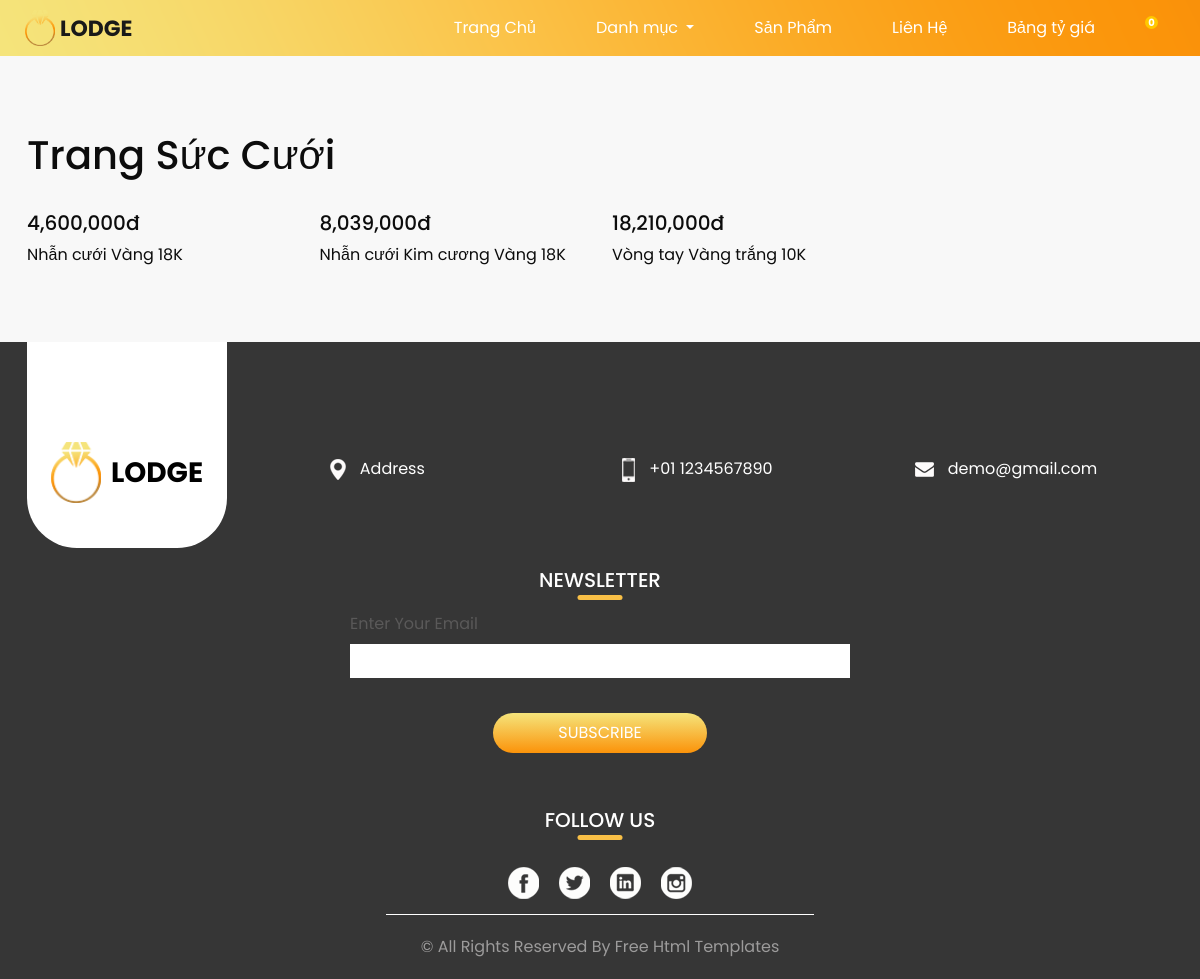
Screenshot of /category.php?Ma_DM=1 with the database file from the repository.
### tables this page shows
CREATE TABLE `danhmuc` (
  `Ma_DM` int(11) NOT NULL,
  `Ten_DM` varchar(20) NOT NULL,
  `HinhAnh_DM` varchar(100) DEFAULT NULL,
  `PARENT` int(11) DEFAULT NULL
);

CREATE TABLE `don_gia` (
  `id_gia` int(11) NOT NULL,
  `ngay` date NOT NULL,
  `gia` float NOT NULL,
  `Ma_SP` int(11) DEFAULT NULL
);

CREATE TABLE `sanpham` (
  `Ma_SP` int(11) NOT NULL,
  `Ma_DM` int(11) NOT NULL,
  `HinhAnh_SP` varchar(100) NOT NULL,
  `Ten_SP` varchar(50) NOT NULL,
  `TrongLuong_Sp` float NOT NULL,
  `MoTa_SP` mediumtext DEFAULT NULL,
  `soluong_sp` int(11) DEFAULT NULL
);

### category.php (the view, shortened to what this page needs)
<!DOCTYPE html>
<html>
<head>
    <link rel="stylesheet" type="text/css" href="https://cdnjs.cloudflare.com/ajax/libs/OwlCarousel2/2.1.3/assets/owl.carousel.min.css" />
    <link rel="stylesheet" type="text/css" href="css/bootstrap.css" />
    <link rel="stylesheet" type="text/css" href="css/sina-nav.css" />
    <link href="https://cdn.jsdelivr.net/npm/bootstrap@5.0.2/dist/css/bootstrap.min.css" rel="stylesheet">
    <link href="css/style.css" rel="stylesheet" />
    <link href="css/responsive.css" rel="stylesheet" />
</head>
    <div class="hero_area">
        <header class="header_section">
      <div class="container-fluid">
        <nav class="navbar navbar-expand-lg custom_nav-container ">
          <a class="navbar-brand" href="index.html">
            <img src="images/logo.png" alt="">
            <span>
              Lodge
            </span>
          </a>
          <div class="collapse navbar-collapse" id="navbarSupportedContent">
            <div class="d-flex ml-auto flex-column flex-lg-row align-items-center">
              <ul class="navbar-nav  ">
                <li class="nav-item active">
                  <a class="nav-link" href="index.php">Trang Chủ <span class="sr-only">(current)</span></a>
                </li>
                <li class="nav-item dropdown">
                            <a class="nav-link dropdown-toggle" href="products.php" id="navbarDropdown" role="button"
                                data-bs-toggle="dropdown" aria-expanded="false">
                                Danh mục
                            </a>
                        </li>
                <li class="nav-item">
                  <a class="nav-link" href="jewellery.php">Sản Phẩm</a>
                </li>
                <li class="nav-item">
                  <a class="nav-link" href="contact.php">Liên Hệ</a>
                </li>
                <li class="nav-item">
                  <a class="nav-link" href="tygia.php">Bảng tỷ giá</a>
                </li>
                <form class="d-flex">
                        <div class="icons">
                            <?php
                            if (!isset($_SESSION["user"])){
                          ?>
                            <a href="login.php"><i class="fa-regular fa-user"></i></a>
                            <?php
                            }
                            else
                            {
                                ?>
                            <i> <label for="">Xin chào: </label><?php echo $_SESSION["user"]; ?></i>
                            <a href='logout.php'><i class="fa-solid fa-right-from-bracket"></i></a>
                            <?php
                            }
                            ?>
                            <a href="cart.php"><i class="fa-solid fa-cart-shopping"></i><span
                                    style="height: 13px;width: 13px;background: #ffc800;font-size: 10px;color: #ffffff;line-height: 13px;text-align: center;font-weight: 700;display: inline-block;border-radius: 50%;position: absolute;">
                                    <?php require 'slsp.php'; ?>
                                </span></a>
                        </div>
                    </form>
              </ul>
            </div>
          </div>
        </nav>
      </div>
    </header>
    <?php
    if(isset($_GET['Ma_DM'])) {
        $ma_dm = $_GET['Ma_DM'];
        $sql_dm = "SELECT Ten_DM FROM danhmuc WHERE Ma_DM = '$ma_dm'";
        $result_dm = mysqli_query($conn, $sql_dm);
        $row_dm = mysqli_fetch_assoc($result_dm);
        $ten_danh_muc = $row_dm['Ten_DM'];
        $sql = "SELECT sanpham.Ma_SP, sanpham.HinhAnh_SP, sanpham.Ten_SP, don_gia.gia
        FROM sanpham
        INNER JOIN don_gia ON sanpham.Ma_SP = don_gia.Ma_SP WHERE
    sanpham.Ma_DM = '$ma_dm'";
        $result = mysqli_query($conn, $sql);
    ?>
    <section class="price_section layout_padding">
        <div class="container">
            <div class="row">
                <div class="col-md-12">
                    <h1><?php echo $ten_danh_muc; ?></h1>
                </div>
            </div>
            <div class="row">
                <?php
                    if (mysqli_num_rows($result) > 0) {
                        while ($row = mysqli_fetch_assoc($result)) {
                ?>
                <div class="col-md-3">
                    <div class="box">
                        <div class="img-box">
                        </div>
                        <div class="detail-box">
                            <h5><span><?php echo number_format($row['gia']); ?>đ</span></h5>
                            <a href="chitiet.php"><?php echo $row['Ten_SP']; ?></a>
                        </div>
                    </div>
                </div>
                <?php
                        }
                    } else {
                        echo "Không có sản phẩm phù hợp.";
                    }
                ?>
            </div>
        </div>
    </section>
    <?php } ?>
    <section class="info_section ">
        <div class="container">
            <div class="info_container">
                <div class="row">
                    <div class="col-md-3">
                        <div class="info_logo">
                            <a href="">
                                <img src="images/logo.png" alt="">
                                <span>
                                    Lodge
                                </span>
                            </a>
                        </div>
                    </div>
                    <div class="col-md-3">
                        <div class="info_contact">
                            <a href="">
                                <img src="images/location.png" alt="">
                                <span>
                                    Address
                                </span>
                            </a>
                        </div>
                    </div>
                    <div class="col-md-3">
                        <div class="info_contact">
                            <a href="">
                                <img src="images/phone.png" alt="">
                                <span>
                                    +01 1234567890
                                </span>
                            </a>
                        </div>
                    </div>
                    <div class="col-md-3">
                        <div class="info_contact">
                            <a href="">
                                <img src="images/mail.png" alt="">
                                <span>
                                    demo@gmail.com
                                </span>
                            </a>
                        </div>
                    </div>
                </div>
                <div class="info_form">
                    <div class="d-flex justify-content-center">
                        <h5 class="info_heading">
                            Newsletter
                        </h5>
                    </div>
                    <form action="">
                        <div class="email_box">
                            <label for="email2">Enter Your Email</label>
                            <input type="text" id="email2">
                        </div>
                        <div>
                            <button>
                                subscribe
                            </button>
                        </div>
                    </form>
                </div>
                <div class="info_social">
                    <div class="d-flex justify-content-center">
                        <h5 class="info_heading">
                            Follow Us
                        </h5>
                    </div>
                    <div class="social_box">
                        <a href="">
                            <img src="images/fb.png" alt="">
                        </a>
                        <a href="">
                            <img src="images/twitter.png" alt="">
                        </a>
                        <a href="">
                            <img src="images/linkedin.png" alt="">
                        </a>
                        <a href="">
                            <img src="images/insta.png" alt="">
                        </a>
                    </div>
                </div>
            </div>
        </div>
    </section>
    <section class="container-fluid footer_section">
        <p>
            &copy; <span id="displayYear"></span> All Rights Reserved By
            <a href="https://html.design/">Free Html Templates</a>
        </p>
    </section>
</body>
</html>

### css/style.css (style rules this page uses)
.layout_padding { padding: 75px 0; }
.hero_area { height: 100vh; position: relative; background-image: url(../images/hero-bg.png); background-size: cover; background-position: bottom right; background-repeat: no-repeat; }
.header_section .container-fluid { padding-right: 25px; padding-left: 25px; }
.custom_nav-container.navbar-expand-lg .navbar-nav .nav-link { padding: 10px 30px; color: #ffffff; text-align: center; }
a, a:hover, a:focus { text-decoration: none; }
.navbar-brand { display: -webkit-box; display: -ms-flexbox; display: flex; -webkit-box-align: center; -ms-flex-align: center; align-items: center; }
.navbar-brand img { width: 30px; margin-right: 5px; }
.navbar-brand span { font-size: 22px; font-weight: 700; color: #191919; text-transform: uppercase; }
.custom_nav-container { z-index: 99999; padding: 5px 0; }
.price_section { background-color: #f8f8f8; }
.info_section { background-color: #363636; color: #ffffff; }
.info_section .info_container .info_logo { display: -webkit-box; display: -ms-flexbox; display: flex; -webkit-box-pack: center; -ms-flex-pack: center; justify-content: center; padding: 100px 10px 45px 10px; background-color: #ffffff; width: 200px; border-radius: 0 0 50px 50px; }
.info_section .info_container .info_logo a { display: -webkit-box; display: -ms-flexbox; display: flex; -webkit-box-align: center; -ms-flex-align: center; align-items: center; }
.info_section .info_container .info_logo a img { width: 50px; margin-right: 10px; }
.info_section .info_container .info_logo a span { text-transform: uppercase; color: #000000; font-size: 28px; font-weight: bold; }
.info_section .info_container .info_contact { padding: 115px 10px 45px 10px; }
.info_section .info_container .info_contact a { color: #ffffff; }
.info_section .info_container .info_contact a img { margin-right: 10px; }
.info_section .info_heading { text-transform: uppercase; margin: 20px 0; position: relative; }
.info_section .info_heading::before { content: ""; width: 45px; height: 5px; position: absolute; bottom: -8px; left: 50%; -webkit-transform: translateX(-50%); transform: translateX(-50%); border-radius: 5px; background-color: #f8bf46; }
.info_section .info_form form { display: -webkit-box; display: -ms-flexbox; display: flex; -webkit-box-orient: vertical; -webkit-box-direction: normal; -ms-flex-direction: column; flex-direction: column; -webkit-box-align: center; -ms-flex-align: center; align-items: center; }
.info_section .info_form form .email_box { display: -webkit-box; display: -ms-flexbox; display: flex; -webkit-box-orient: vertical; -webkit-box-direction: normal; -ms-flex-direction: column; flex-direction: column; }
.info_section .info_form form label { color: #5a5959; }
.info_section .info_form form input { width: 500px; border: none; background-color: #ffffff; outline: none; padding: 5px; }
.info_section .info_form form button { padding: 8px 65px; outline: none; border: none; border-radius: 30px; color: #fff; background: -webkit-gradient(linear, left top, left bottom, from(#f5e47b), to(#fb930a)); background: linear-gradient(to bottom, #f5e47b, #fb930a); margin-top: 35px; text-transform: uppercase; }
.info_section .info_social { padding-top: 35px; display: -webkit-box; display: -ms-flexbox; display: flex; -webkit-box-orient: vertical; -webkit-box-direction: normal; -ms-flex-direction: column; flex-direction: column; -webkit-box-align: center; -ms-flex-align: center; align-items: center; }
.info_section .info_social .social_box { display: -webkit-box; display: -ms-flexbox; display: flex; margin: 15px auto; -webkit-box-align: center; -ms-flex-align: center; align-items: center; }
.info_section .info_social .social_box img { min-width: 10px; margin: 0 10px; }
.footer_section { background-color: #363636; display: -webkit-box; display: -ms-flexbox; display: flex; -webkit-box-pack: center; -ms-flex-pack: center; justify-content: center; position: relative; }
.footer_section p { border-top: 1px solid #ffffff; color: #9c9b9b; margin: 0; text-align: center; padding: 20px 35px; margin: 0; }
.footer_section a { color: #9c9b9b; }
.icons { margin-right: 30px; margin-top: 10px; }
a { color: inherit; text-decoration: none; text-decoration: none; }

### css/responsive.css (style rules this page uses)
@media (min-width: 1200px) { .container { max-width: 1170px; } }

### rows the page displays
danhmuc: Ten_DM "Trang Sức Cưới"
don_gia: gia "4,600,000", Ma_SP.Ten_SP "Nhẫn cưới Vàng 18K"
don_gia: gia "8,039,000", Ma_SP.Ten_SP "Nhẫn cưới Kim cương Vàng 18K"
don_gia: gia "18,210,000", Ma_SP.Ten_SP "Vòng tay Vàng trắng 10K"
